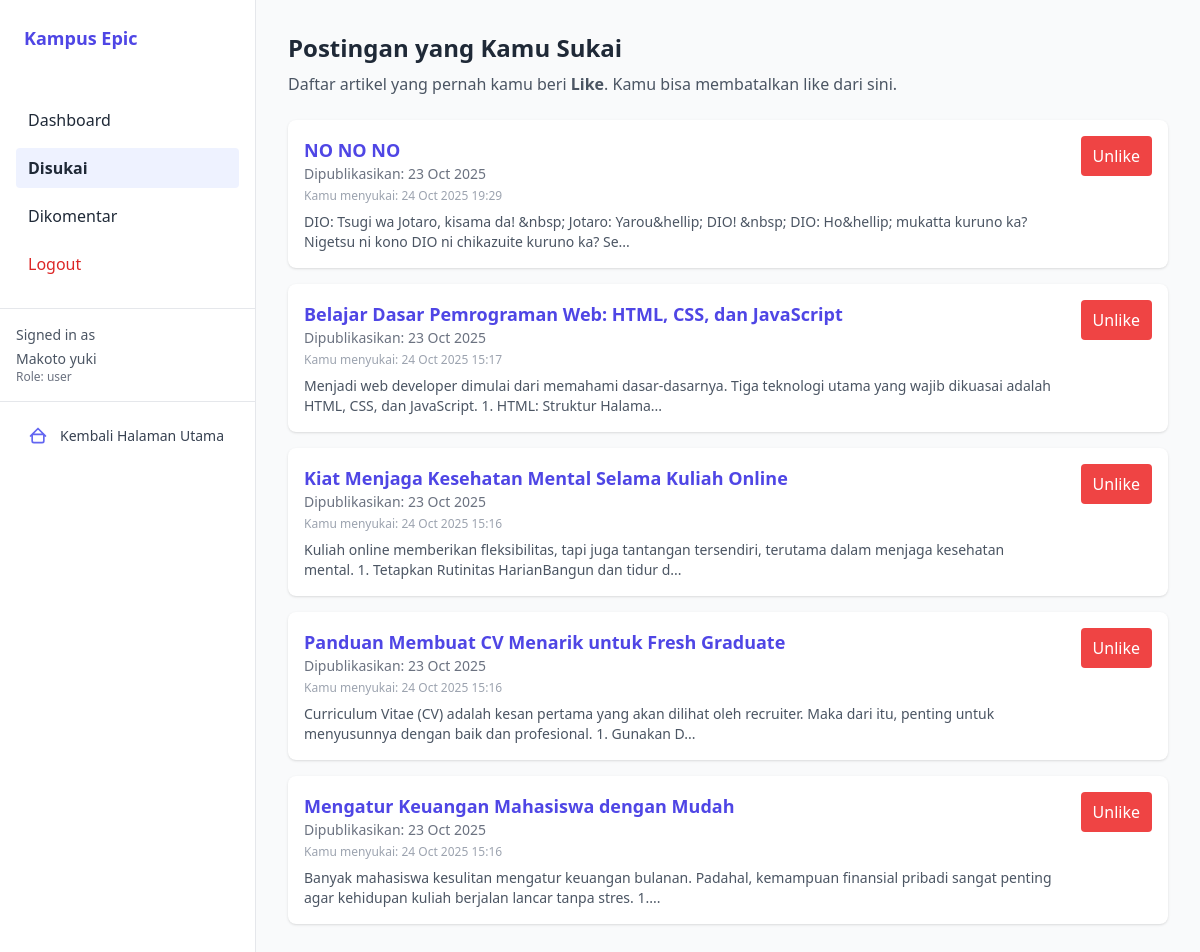
/public/users/likes.php (signed in), run on the app's committed database.
### tables this page shows
CREATE TABLE `likes` (
  `id` int NOT NULL,
  `article_id` int NOT NULL,
  `user_id` int NOT NULL,
  `created_at` datetime DEFAULT CURRENT_TIMESTAMP
);

CREATE TABLE `articles` (
  `id` int NOT NULL,
  `title` varchar(255) NOT NULL,
  `slug` varchar(255) NOT NULL,
  `content` mediumtext NOT NULL,
  `featured_image` varchar(255) DEFAULT NULL,
  `author_id` int DEFAULT NULL,
  `created_at` datetime DEFAULT CURRENT_TIMESTAMP,
  `updated_at` datetime DEFAULT CURRENT_TIMESTAMP ON UPDATE CURRENT_TIMESTAMP
);

### app/functions.php (called while the page is built, shortened)
<?php
if (!function_exists('e')) {
  function e($s){ return htmlspecialchars($s ?? '', ENT_QUOTES, 'UTF-8'); }
}

### public/users/likes.php (the view, shortened to what this page needs)
<?php
require_once __DIR__ . '/../../app/functions.php';
require_once __DIR__ . '/../../config/config.php';
$user_id = (int)($_SESSION['user_id'] ?? 0);
$stmt = $conn->prepare("
  SELECT a.id, a.title, a.slug, a.featured_image, a.content, a.created_at, l.created_at AS liked_at
  FROM likes l
  JOIN articles a ON a.id = l.article_id
  WHERE l.user_id = ?
  ORDER BY l.created_at DESC
");
$stmt->bind_param('i', $user_id);
$stmt->execute();
$liked = $stmt->get_result()->fetch_all(MYSQLI_ASSOC);
include __DIR__ . '/_header_users.php';
include __DIR__ . '/_sidebar_users.php';
?>
<main class="flex-1 p-8">
  <div class="max-w-4xl mx-auto">
    <h1 class="text-2xl font-semibold mb-2">Postingan yang Kamu Sukai</h1>
    <p class="text-gray-600 mb-6">Daftar artikel yang pernah kamu beri <strong>Like</strong>. Kamu bisa membatalkan like dari sini.</p>
    <?php if (empty($liked)): ?>
      <div class="bg-white p-6 rounded shadow text-gray-600">Kamu belum menyukai artikel apapun.</div>
    <?php else: ?>
      <div class="space-y-4">
        <?php foreach ($liked as $a): ?>
          <div class="bg-white rounded-lg shadow p-4 flex flex-col md:flex-row md:justify-between md:items-start">
            <div class="md:flex-1">
              <a href="../singlepost.php?slug=<?= urlencode($a['slug']) ?>" class="text-lg font-semibold text-indigo-600 hover:underline">
                <?= e($a['title']) ?>
              </a>
              <div class="text-sm text-gray-500">Dipublikasikan: <?= e(date('d M Y', strtotime($a['created_at']))) ?></div>
              <div class="text-xs text-gray-400 mt-1">Kamu menyukai: <?= e(date('d M Y H:i', strtotime($a['liked_at']))) ?></div>
              <?php
                $excerpt = mb_substr(strip_tags($a['content'] ?? ''), 0, 160);
              ?>
              <p class="text-sm text-gray-600 mt-2"><?= e($excerpt) ?><?= (mb_strlen($excerpt) >= 160 ? '...' : '') ?></p>
            </div>
            <div class="mt-4 md:mt-0 md:ml-6 flex-shrink-0">
              <form method="post" action="../process_like.php">
                <button type="submit" class="inline-flex items-center px-3 py-2 rounded bg-red-500 text-white hover:bg-red-600">
                  Unlike
                </button>
              </form>
            </div>
          </div>
        <?php endforeach; ?>
      </div>
    <?php endif; ?>
  </div>
</main>

### data on the page
likes: article.title "NO NO NO", article.created_at "23 Oct 2025", created_at "24 Oct 2025 19:29", article.content "DIO: Tsugi wa Jotaro, kisama da! &nbsp; Jotaro: Yarou&hellip; DIO! &nbsp; DIO: Ho&hellip; mukatta kuruno ka? Nigetsu ni kono DIO ni chikazuite kuruno ka? Se"
likes: article.title "Belajar Dasar Pemrograman Web: HTML, CSS, dan JavaScript", article.created_at "23 Oct 2025", created_at "24 Oct 2025 15:17", article.content "Menjadi web developer dimulai dari memahami dasar-dasarnya. Tiga teknologi utama yang wajib dikuasai adalah HTML, CSS, dan JavaScript. 1. HTML: Struktur Halama"
likes: article.title "Kiat Menjaga Kesehatan Mental Selama Kuliah Online", article.created_at "23 Oct 2025", created_at "24 Oct 2025 15:16", article.content "Kuliah online memberikan fleksibilitas, tapi juga tantangan tersendiri, terutama dalam menjaga kesehatan mental. 1. Tetapkan Rutinitas HarianBangun dan tidur d"
likes: article.title "Panduan Membuat CV Menarik untuk Fresh Graduate", article.created_at "23 Oct 2025", created_at "24 Oct 2025 15:16", article.content "Curriculum Vitae (CV) adalah kesan pertama yang akan dilihat oleh recruiter. Maka dari itu, penting untuk menyusunnya dengan baik dan profesional. 1. Gunakan D"
likes: article.title "Mengatur Keuangan Mahasiswa dengan Mudah", article.created_at "23 Oct 2025", created_at "24 Oct 2025 15:16", article.content "Banyak mahasiswa kesulitan mengatur keuangan bulanan. Padahal, kemampuan finansial pribadi sangat penting agar kehidupan kuliah berjalan lancar tanpa stres. 1."

### other printed values
$_SESSION['user_name'] "Makoto yuki"
$_SESSION['user_role'] "user"
